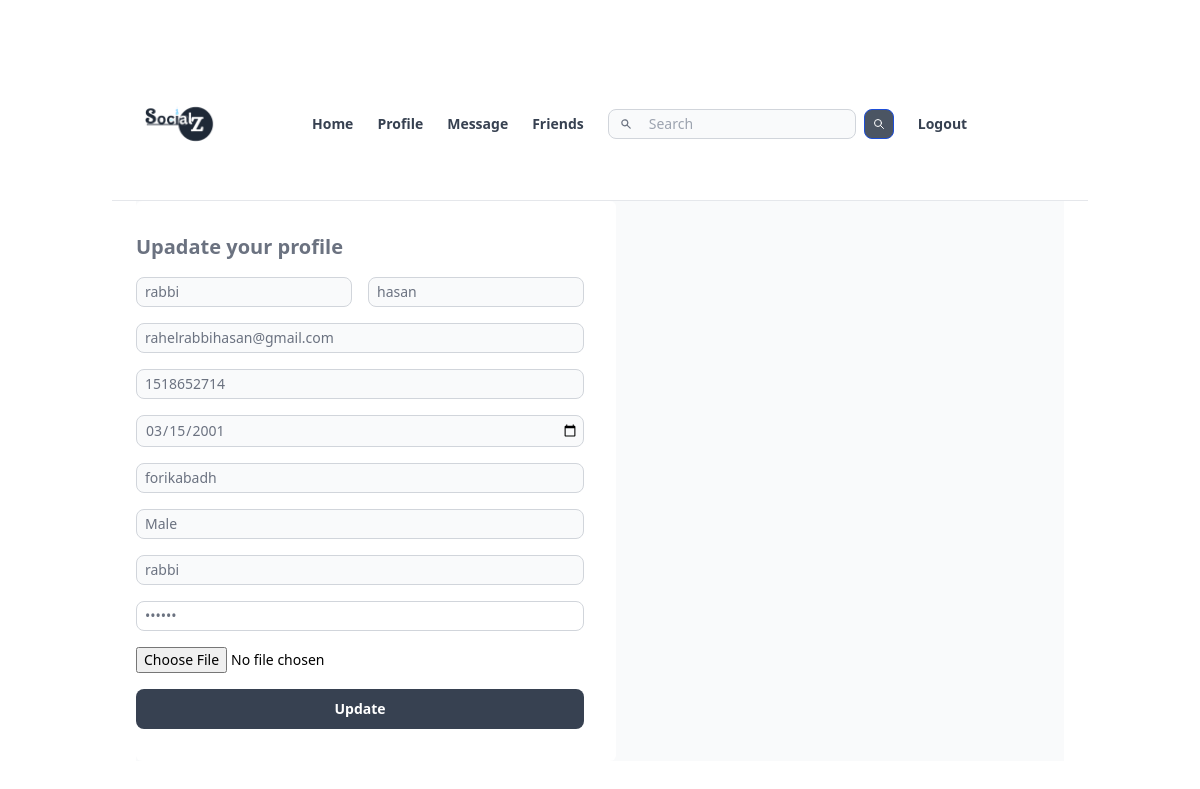
Screenshot of /edit_profile.php (signed in) with the database file from the repository.
### tables this page shows
CREATE TABLE `user_info` (
  `username` varchar(15) NOT NULL,
  `first_name` varchar(150) NOT NULL,
  `last_name` varchar(150) NOT NULL,
  `gender` varchar(15) NOT NULL,
  `email` varchar(200) NOT NULL,
  `phone_no` int(15) NOT NULL,
  `date_of_birth` date NOT NULL,
  `address` varchar(200) NOT NULL,
  `password` varchar(200) NOT NULL,
  `profile_pic` varchar(255) NOT NULL
);

### edit_profile.php (the view, shortened to what this page needs)
<?php require_once "header.php"; ?>
<?php require_once "db.php"; ?>
<body>
<div class="mx-6">
<?php
    if ($_SERVER['REQUEST_METHOD'] === 'POST') {
        $username=$_POST["username"];
        $fname=$_POST["fname"];
        $lname=$_POST["lname"];
        $gender=$_POST["gender"];
        $email=$_POST["email"];
        $phone_no=$_POST["phone_no"];
        $date_of_birth=$_POST["dof"];
        $address=$_POST["address"];
        $password=$_POST["password"];
        if (isset($_FILES["profile_pic"])){
          $status_image = $_FILES["profile_pic"]["name"];
          $file_ext = explode('.',$status_image);
          $allowed_types = ['image/jpeg', 'image/png', 'image/gif'];
          $mime = getimagesize($_FILES["profile_pic"]["tmp_name"])['mime'];
          if(in_array($mime,$allowed_types)){
          $upload_dir=  "images/profile/".$file_ext[0].".".$file_ext[1];
          move_uploaded_file($_FILES["profile_pic"]["tmp_name"],$upload_dir);
          $sql = "UPDATE user_info SET username='$username',first_name='$fname',last_name='$lname',gender = '$gender',email='$email',phone_no = '$phone_no',date_of_birth  = '$date_of_birth', address='$address',password= '$password', profile_pic = '$upload_dir'";
          }
          }
        else{
        $sql = "UPDATE user_info SET username='$username',first_name='$fname',last_name='$lname',gender = '$gender',email='$email',phone_no = '$phone_no',date_of_birth  = '$date_of_birth', address='$address',password= '$password', profile_pic = ''";
        }
       try{
        if (mysqli_query($conn, $sql)) {
           header("Location: edit_profile.php");
         die();
         }
              }
        catch (Exception $e) {
           $_SESSION['message'] = 'update failed. Please check your infomation. ';
            header("Location: edit_profile.php");
             }
    }
       else {
        $username = $_SESSION["username"];
        $sql = "SELECT first_name, last_name,profile_pic,email,password,username, address,gender,date_of_birth,phone_no FROM `user_info` WHERE username =  '$username ' ";
        $profile_q = mysqli_query($conn, $sql);
        $profile_result = mysqli_fetch_array($profile_q);
echo
'<form action="edit_profile.php" method="post" enctype="multipart/form-data"><div class="flex  items-center bg-gray-50">
  <div class="bg-white grid grid-cols-4 gap-4 py-8 rounded-md">
    <h1 class="text-gray-500 text-xl col-span-6 font-semibold"> Upadate your  profile   </h1>
    <div class="col-span-2"  >
    <input class="bg-gray-50 border border-gray-300 text-gray-500 text-sm rounded-lg focus:ring-blue-500 focus:border-blue-500 block w-full pl-2 p-1" type="text" id="fname" name="fname" required placeholder="First Name" value="'.$profile_result["first_name"].'"/>
</div>
<div class="col-span-2">
    <input class="bg-gray-50 border border-gray-300 text-gray-500 text-sm rounded-lg focus:ring-blue-500 focus:border-blue-500 block w-full pl-2 p-1" type="text" id="lname" name="lname" required placeholder="Last  Name" value="'.$profile_result["last_name"].'"/>
</div>
<div class="col-span-4">
  <input class="bg-gray-50 border border-gray-300 text-gray-500 text-sm rounded-lg focus:ring-blue-500 focus:border-blue-500 block w-full pl-2 p-1" type="text" id="email" name="email" required placeholder="Email" value="'.$profile_result["email"].'"/>
</div>
<div class="col-span-4">
  <input class="bg-gray-50 border border-gray-300 text-gray-500 text-sm rounded-lg focus:ring-blue-500 focus:border-blue-500 block w-full pl-2 p-1" type="text" id="phone_no" name="phone_no" required  placeholder="Phone number" value="'.$profile_result["phone_no"].'"/>
</div>
<div class="col-span-4">
  <input class="bg-gray-50 border border-gray-300 text-gray-500 text-sm rounded-lg focus:ring-blue-500 focus:border-blue-500 block w-full pl-2 p-1" type="date" id="dof" name="dof" required placeholder="Date of bith" value="'.$profile_result["date_of_birth"].'"/>
</div>
<div class="col-span-4">
  <input class="bg-gray-50 border border-gray-300 text-gray-500 text-sm rounded-lg focus:ring-blue-500 focus:border-blue-500 block w-full pl-2 p-1" type="text" id="address" name="address" required placeholder="Address" value="'.$profile_result["address"].'"/>
</div>
<div class="col-span-4">
    <input class="bg-gray-50 border border-gray-300 text-gray-500 text-sm rounded-lg focus:ring-blue-500 focus:border-blue-500 block w-full pl-2 p-1" type="text" id="gender" name="gender" required placeholder="Gender" value="'.$profile_result["gender"].'"/>
</div>
<div class="col-span-4">
  <input class="bg-gray-50 border border-gray-300 text-gray-500 text-sm rounded-lg focus:ring-blue-500 focus:border-blue-500 block w-full pl-2 p-1" type="text" id="username" name="username" required placeholder="Username" value="'.$profile_result["username"].'"/>
</div>
<div class="col-span-4">
  <input class="bbg-gray-50 border border-gray-300 text-gray-500 text-sm rounded-lg focus:ring-blue-500 focus:border-blue-500 block w-full pl-2 p-1" type="password" id="password" name="password" autocomplete="off" required placeholder="Password" value="'.$profile_result["password"].'"/>
</div>
<div class="col-span-4">
<input class="text-sm" type="file" name="profile_pic">
<button class="mt-4 text-white block px-6 py-2.5  w-full  bg-gray-700 rounded-lg text-sm font-semibold"  type="submit" > Update </button>
</div>
</div>
</form>
</div>';
       }
?>
</body>
<?php require_once "footer.php"; ?>
</html>

### rows the page displays
user_info: fname "rabbi", lname "hasan", email "rahelrabbihasan@gmail.com", phone_no "1518652714", dof "03/15/2001", address "forikabadh", gender "Male", username "rabbi"
